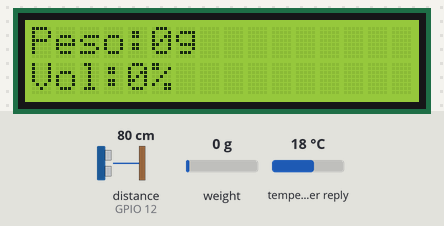
A program run on a simulated ESP32. Shown: 16×2 character LCD. Wiring (from diagram.json): ultrasonic range finder: trigger GPIO 13; echo GPIO 12. The test bench sets the inputs (shaded band); at power-on: weight on the scale 0 g, distance to the obstacle (sensor on GPIO 12) 80 cm, temperature in the weather reply 18 °C. The echo pulse lasts 58.3 µs per cm; WiFi joins after 1.5 s; servers stay silent unless stated; no MQTT or app messages arrive unless stated; web services answer with replies made up by the test bench; what the program prints to the serial monitor is not drawn.

Above: at 6.4 s.
6.5 s: weight on the scale set to 100 g
At 8.4 s:
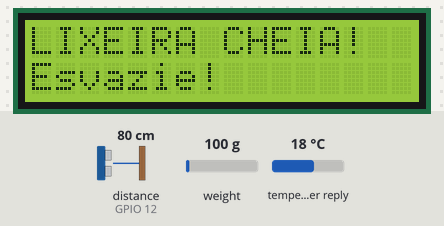
8.7 s: weight on the scale set to 10 g
At 10.7 s:
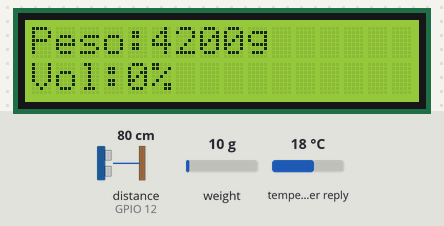
11.3 s: distance to the obstacle (sensor on GPIO 12) set to 4 cm
At 13.7 s:
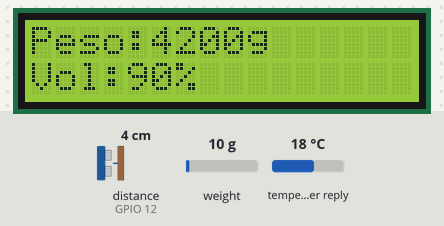
14.0 s: distance to the obstacle (sensor on GPIO 12) set to 9 cm
At 16.1 s:
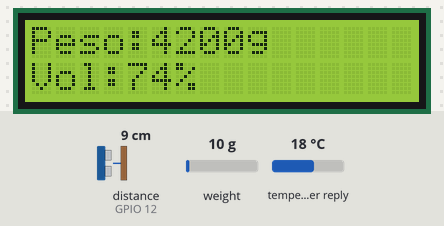
16.7 s: distance to the obstacle (sensor on GPIO 12) set to 18 cm
At 19.0 s:
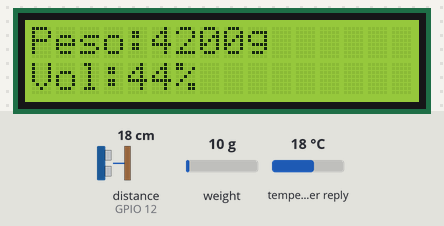
19.3 s: weight on the scale set to 1250 g
At 21.3 s:
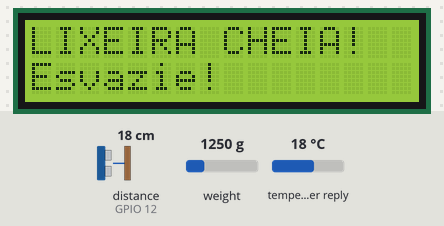
Timing chart, 0 to 22.8 s (numbered marks = the images above; inputs shaded):
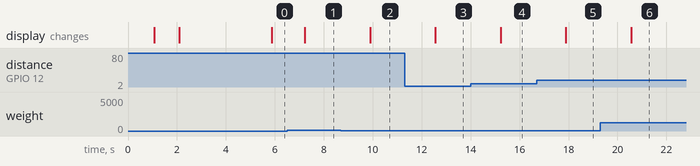

The program:

main.cpp
```cpp
#include <Arduino.h>
#include <Wire.h>
#include <LiquidCrystal_I2C.h>
#include <HX711.h>
#include <WiFi.h>
#include <PubSubClient.h>
#include <HTTPClient.h>
#include <ArduinoJson.h>

// ===== Wi-Fi =====
const char* WIFI_SSID     = "Wokwi-GUEST";
const char* WIFI_PASSWORD = "";

// ===== ThingSpeak MQTT =====
const char* MQTT_BROKER   = "mqtt3.thingspeak.com";
const int   MQTT_PORT     = 1883;
const char* CHANNEL_ID    = "3324714";
const char* WRITE_API_KEY = "EUWHXDGHE5QC5YIG";
const char* MQTT_CLIENT   = "MSMWLQkoNyg2NRgHNSwDGyA";
const char* MQTT_USER = "MSMWLQkoNyg2NRgHNSwDGyA";
const char* MQTT_PASS = "ljRbHsXhzGM5XI7JVPJvtV4Q";

// ===== Coordenada fixa (Leopoldina, MG) =====
const float LATITUDE  = -21.5319;
const float LONGITUDE = -42.6453;

// ===== WeatherAPI =====
const char* WEATHER_API_KEY = "114eb94c394f4a808fc135603260204";

// ===== LCD =====
LiquidCrystal_I2C lcd(0x27, 16, 2);

// ===== Ultrassônico (volume) =====
#define TRIG1 13
#define ECHO1 12

// ===== HX711 =====
#define DOUT 18
#define SCK  19
HX711 scale;

// ===== Configurações =====
#define CAPACIDADE_CM        30
#define PESO_MAXIMO          5000.0
#define INTERVALO_SENSOR_MS  300
#define INTERVALO_CLIMA_MS   300000UL  // 5 minutos
#define INTERVALO_MQTT_MS    15000UL   // ThingSpeak exige mínimo 15s entre publicações

// ===== Objetos =====
WiFiClient espClient;
PubSubClient mqtt(espClient);

// ===== Variáveis globais =====
unsigned long ultimaConsultaClima = 0;
unsigned long ultimaPublicacao    = 0;
bool  vaiChover   = false;
float chanceChuva = 0.0;

// ===== Protótipos =====
void conectarWiFi();
void conectarMQTT();
float lerDistancia(int trig, int echo);
void atualizarLCD(float peso, int porcentagem, bool cheia);
void consultarClima();
void publicarThingSpeak(int volume, float peso, bool cheia);

// ========================================================
float lerDistancia(int trig, int echo) {
  digitalWrite(trig, LOW);
  delayMicroseconds(2);
  digitalWrite(trig, HIGH);
  delayMicroseconds(10);
  digitalWrite(trig, LOW);

  long duracao = pulseIn(echo, HIGH, 30000);
  if (duracao == 0) return -1;

  float dist = duracao * 0.034 / 2.0;
  if (dist < 2.0 || dist > 400.0) return -1;

  return dist;
}

// ========================================================
void atualizarLCD(float peso, int porcentagem, bool cheia) {
  lcd.setCursor(0, 0);
  if (cheia) {
    lcd.print("LIXEIRA CHEIA!  ");
  } else {
    lcd.print("Peso:");
    lcd.print((int)peso);
    lcd.print("g        ");
  }

  lcd.setCursor(0, 1);
  if (cheia) {
    lcd.print("Esvazie!        ");
  } else {
    lcd.print("Vol:");
    lcd.print(porcentagem);
    lcd.print(vaiChover ? "% CHUVA!" : "%        ");
  }
}

// ========================================================
void consultarClima() {
  if (WiFi.status() != WL_CONNECTED) {
    Serial.println("[CLIMA] Wi-Fi desconectado, pulando consulta.");
    return;
  }

  HTTPClient http;
  String url = "http://api.weatherapi.com/v1/forecast.json?key=";
  url += WEATHER_API_KEY;
  url += "&q=" + String(LATITUDE, 4) + "," + String(LONGITUDE, 4);
  url += "&days=1&lang=pt";

  Serial.println("[CLIMA] Consultando WeatherAPI...");
  http.begin(url);
  int httpCode = http.GET();

  if (httpCode == 200) {
    String payload = http.getString();
    StaticJsonDocument<4096> doc;
    DeserializationError erro = deserializeJson(doc, payload);

    if (!erro) {
      chanceChuva = doc["forecast"]["forecastday"][0]["day"]["daily_chance_of_rain"];
      float mmChuva = doc["forecast"]["forecastday"][0]["day"]["totalprecip_mm"];
      vaiChover = (chanceChuva >= 50.0);

      Serial.printf("[CLIMA] Chance de chuva: %.0f%% | Precipitacao: %.1fmm | %s\n",
        chanceChuva, mmChuva, vaiChover ? "VAI CHOVER!" : "Sem chuva");
    } else {
      Serial.println("[CLIMA] Erro ao parsear JSON!");
    }
  } else {
    Serial.printf("[CLIMA] Erro HTTP: %d\n", httpCode);
  }

  http.end();
}

// ========================================================
void publicarThingSpeak(int volume, float peso, bool cheia) {
  if (!mqtt.connected()) {
    conectarMQTT();
  }

  // Monta o status como número: 0=OK, 1=MEDIO, 2=CHEIA
  int status = cheia ? 2 : (volume >= 60 ? 1 : 0);

  // Monta o payload do ThingSpeak
  // field1=volume, field2=peso, field3=status, field4=chanceChuva, field5=lat, field6=lon
  char payload[200];
  snprintf(payload, sizeof(payload),
    "field1=%d&field2=%.1f&field3=%d&field4=%.0f",
    volume, peso, status, chanceChuva);

  // Tópico de publicação do ThingSpeak
  char topico[64];
  snprintf(topico, sizeof(topico), "channels/%s/publish/%s", CHANNEL_ID, WRITE_API_KEY);
  //snprintf(topico, sizeof(topico), "channels/<CHANNEL_ID>/publish/<WRITE_API_KEY>", CHANNEL_ID, WRITE_API_KEY);

  if (mqtt.publish(topico, payload)) {
    Serial.println("[MQTT] Dados publicados no ThingSpeak!");
    Serial.println(payload);
  } else {
    Serial.println("[MQTT] Falha ao publicar no ThingSpeak.");
  }
}

// ========================================================
void conectarWiFi() {
  Serial.printf("Conectando ao Wi-Fi: %s ", WIFI_SSID);
  WiFi.begin(WIFI_SSID, WIFI_PASSWORD);

  unsigned long inicio = millis();
  while (WiFi.status() != WL_CONNECTED && millis() - inicio < 15000) {
    Serial.print(".");
    delay(500);
  }

  if (WiFi.status() == WL_CONNECTED)
    Serial.printf("\nWi-Fi conectado! IP: %s\n", WiFi.localIP().toString().c_str());
  else
    Serial.println("\n[ERRO] Falha ao conectar no Wi-Fi!");
}

// ========================================================
void conectarMQTT() {
  Serial.print("Conectando ao ThingSpeak MQTT...");
  // No ThingSpeak: username = qualquer string, password = Write API Key
  //if (mqtt.connect(MQTT_CLIENT, "any", WRITE_API_KEY)) {

  if (mqtt.connect(MQTT_CLIENT, MQTT_USER, MQTT_PASS)){
    Serial.println(" conectado!");
  } else {
    Serial.printf(" falhou (rc=%d)\n", mqtt.state());
  }
}

// ========================================================
void setup() {
  Serial.begin(115200);
  delay(1000);
  Serial.println(">>> Lixeira Inteligente iniciando...");

  // LCD
  lcd.init();
  lcd.backlight();
  lcd.setCursor(0, 0);
  lcd.print("Iniciando...");

  // Pinos ultrassônico
  pinMode(TRIG1, OUTPUT);
  pinMode(ECHO1, INPUT);

  // HX711
  scale.begin(DOUT, SCK);
  Serial.println("Aguardando HX711...");
  unsigned long t = millis();
  while (!scale.is_ready() && millis() - t < 5000) {
    Serial.print(".");
    delay(300);
  }

  if (scale.is_ready()) {
    scale.set_scale();
    scale.tare();
    Serial.println("\nHX711 OK!");
    lcd.clear();
    lcd.print("Sistema pronto!");
  } else {
    Serial.println("\nERRO: HX711 nao respondeu!");
    lcd.clear();
    lcd.print("Erro balanca!");
  }

  // Wi-Fi e MQTT
  conectarWiFi();
  mqtt.setServer(MQTT_BROKER, MQTT_PORT);
  conectarMQTT();

  // Consulta inicial do clima
  consultarClima();
  ultimaConsultaClima = millis();

  delay(1000);
}

// ========================================================
void loop() {
  mqtt.loop();

  // Consulta clima a cada 5 minutos
  if (millis() - ultimaConsultaClima >= INTERVALO_CLIMA_MS) {
    consultarClima();
    ultimaConsultaClima = millis();
  }

  // Volume
  float distancia1 = lerDistancia(TRIG1, ECHO1);
  if (distancia1 < 0) distancia1 = CAPACIDADE_CM;

  int porcentagem = map((int)distancia1, 0, CAPACIDADE_CM, 100, 0);
  porcentagem = constrain(porcentagem, 0, 100);

  // Peso
  float peso = 0;
  if (scale.is_ready()) {
    peso = scale.get_units(10);
    if (peso < 0) peso = 0;
    if (peso > PESO_MAXIMO) peso = PESO_MAXIMO;
  } else {
    Serial.println("[ERRO] HX711 nao pronto!");
  }

  int porcentagemPeso = (int)((peso / PESO_MAXIMO) * 100);
  porcentagemPeso = constrain(porcentagemPeso, 0, 100);

  bool lixeiraCheia = (porcentagem >= 94 || porcentagemPeso >= 100);

  // Serial
  Serial.printf(">>> VOL: %d%% | PESO: %.1fg | %s | Chuva: %.0f%%\n",
    porcentagem, peso, lixeiraCheia ? "CHEIA" : "OK", chanceChuva);

  // LCD
  atualizarLCD(peso, porcentagem, lixeiraCheia);

  // Publica no ThingSpeak a cada 15 segundos (limite mínimo da plataforma)
  if (millis() - ultimaPublicacao >= INTERVALO_MQTT_MS) {
    publicarThingSpeak(porcentagem, peso, lixeiraCheia);
    ultimaPublicacao = millis();
  }

  delay(INTERVALO_SENSOR_MS);
}
```

Measured:
- after the input at 6.5 s, the display: changes after 0.72 s (image 1)
- after the input at 8.7 s, the display: changes after 1.2 s (image 2)
- after the input at 11.3 s, the display: changes after 1.3 s (image 3)
- after the input at 14.0 s, the display: changes after 1.2 s (image 4)
- after the input at 16.7 s, the display: changes after 1.2 s (image 5)
- after the input at 19.3 s, the display: changes after 1.3 s (image 6)
